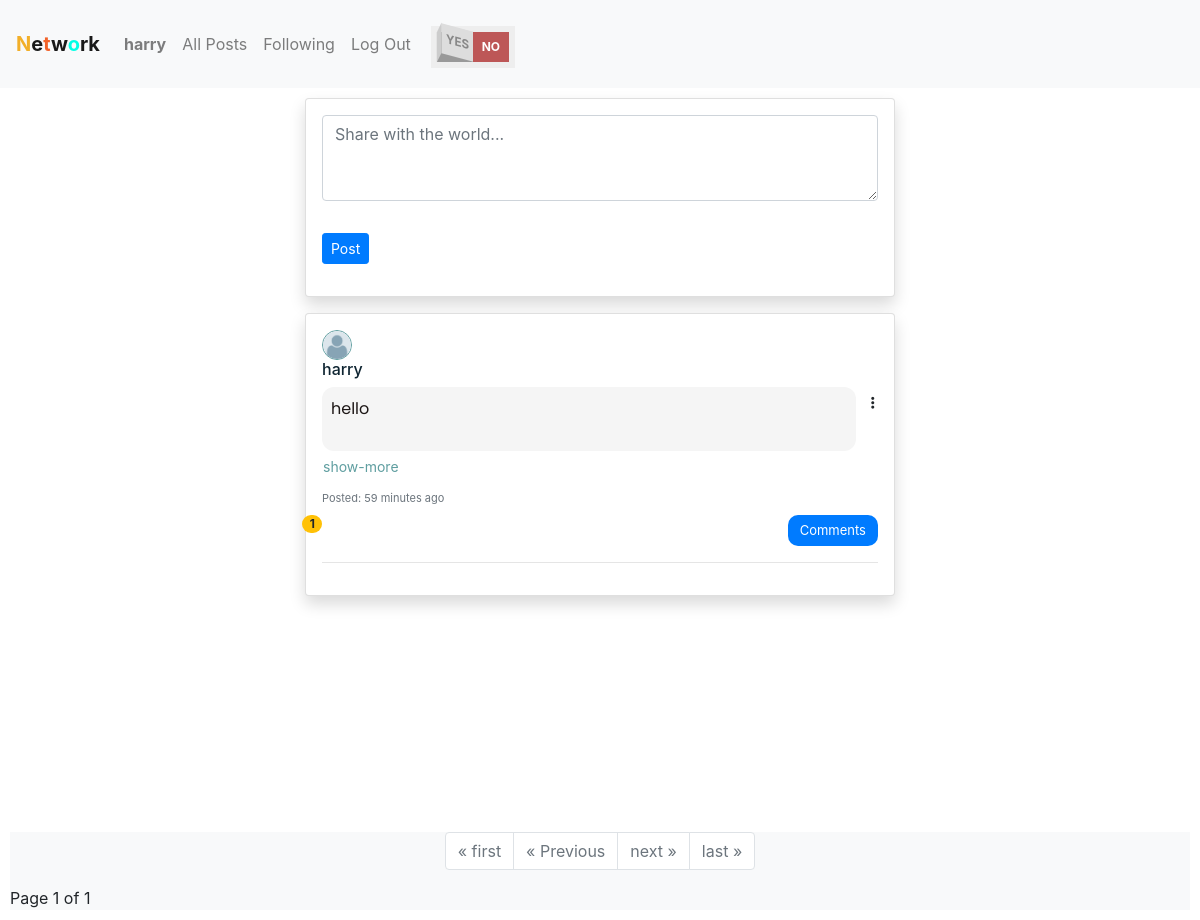
/ (signed in), run on the app's committed database.
### network/models.py (models this page shows, shortened)
class User(AbstractUser):
    pass

class Post(models.Model):
    user = models.ForeignKey(User, on_delete=models.CASCADE, related_name="posts")
    content = models.TextField(max_length=1000, blank=True)
    date = models.DateTimeField(auto_now_add=True, blank=True, null=False)
    liked_by = models.ManyToManyField(User, related_name="liked_posts", blank=True)

class UserProfile(models.Model):
    user = models.OneToOneField(User, on_delete=models.CASCADE, related_name="profile")
    name = models.CharField(max_length=100, blank=True, null=True)
    date_of_birth = models.DateField(blank=True, null=True)
    about = models.TextField(max_length=225, blank=True, null=True)
    country = CountryField(blank=True, null=True)
    image = models.ImageField(default='profile_pictures/default-user.png', upload_to='profile_pictures')

### network/views.py (the view)
# urls.py: path("", views.index, name="index"),
def index(request):
    posts = Post.objects.order_by("-date").all()
    paginator = Paginator(posts, 10)
    page_number = request.GET.get('page')
    try:
        page_obj = paginator.get_page(page_number)
    except PageNotAnInteger:
        page_obj = paginator.get_page(1)
    except EmptyPage:
        page_obj = paginator.get_page(paginator.num_pages)
    return render(request, "network/index.html", {
        "post_form": CreatePostForm(),
        "comment_form": CreateCommentForm(auto_id=False),
        "page_obj": page_obj,
        "add_post": True
    })

### network/forms.py
class CreatePostForm(forms.ModelForm):
    content = forms.CharField(label="description", widget=forms.Textarea(attrs={
        'placeholder': _('Share with the world...'),
        'autofocus': 'autofocus',
        'rows':'3',
        'class': 'form-control form',
        'id': 'about-input',
    }))
    class Meta:
        model = Post
        fields = ["content"]

class CreateCommentForm(forms.ModelForm):
    content = forms.CharField(widget=forms.Textarea(attrs={
        'placeholder': _('Write a comment'),
        'rows': '1',
    }))
    class Meta:
        model = Comment
        fields = ["content"]

### network/templates/network/index.html (shortened to what this page needs)
{% extends "network/layout.html" %}
{% load static %}
{% load i18n %}
{% block body %}
   {% if user.is_authenticated and add_post %}
   <div class="card p-3 col-md-6 mx-auto shadow">
    <form action="{% url 'network:new_post_comment' action='post' %}" method="post">
        <div class="form-group">
            {{ post_form.content }}
        </div>
        <input class="btn btn-primary btn-sm mb-3 mt-3" type="submit" value='{% trans "Post" %}'>
    </form>
   </div>
   {% endif %}
   {% for post in page_obj.object_list %}
   <div class="card mb-3 mt-3 p-3 col-md-6 mx-auto shadow">
    {% include "network/posts.html" %}
   </div>
   {% empty %}
   <div class="no-posts">
    {% trans "No posts yet" %}
   </div>
   {% endfor %}
   <footer style="margin-top: 20%;">
    {% include "network/paginator.html" %}
   </footer>
{% endblock %}

### network/templates/network/layout.html (shortened to what this page needs)
{% load static %}
<!DOCTYPE html>
<html lang="en">
    <head>
        <link rel="stylesheet" href="https://stackpath.bootstrapcdn.com/bootstrap/4.4.1/css/bootstrap.min.css">
        <link href="{% static 'network/styles.css' %}" rel="stylesheet">
    </head>
    <body>
        <nav class="navbar navbar-expand-lg navbar-light" style="background-color: #f8f9fa;">
            <a class="navbar-brand" href="{% url 'network:index' %}"><strong><span style="color: rgb(242, 175, 41);">N</span>e<span style="color: rgb(242, 98, 41);">t</span>w<span style="color: rgb(0, 255, 229);">o</span>rk</strong></a>
            <div>
              <ul class="navbar-nav mr-auto">
                {% if user.is_authenticated %}
                    <li class="nav-item">
                        <a class="nav-link" href="{% url 'network:user_profile' user_id=user.id %}"><strong>{{ user.username }}</strong></a>
                    </li>
                {% endif %}
                <li class="nav-item">
                  <a class="nav-link" href="{% url 'network:index' %}">All Posts</a>
                </li>
                {% if user.is_authenticated %}
                    <li class="nav-item">
                        <a class="nav-link" href="{% url 'network:following' %}">Following</a>
                    </li>
                    <li class="nav-item">
                        <a class="nav-link" href="{% url 'network:logout' %}">Log Out</a>
                    </li>
                {% endif %}
              </ul>
            </div>
            <div class="navbar-nav">
                <label class="rocker rocker-small">
                    <span id="light" class="switch-left">Yes</span>
                    <span id="dark" class="switch-right">No</span>
                </label>
            </div>
        </nav>
        <div class="body">
            {% block body %}
            {% endblock %}
        </div>
    </body>
</html>

### network/templates/network/posts.html (shortened to what this page needs)
{% load i18n %}
<div class="post-comment-element">
    <div class="post" id="post_{{post.id}}">
        <div class="post-user mb-2">
            <a style="text-decoration: none;" href="{% url 'network:user_profile' user_id=post.user.id  %}">
                <img class="round-picture post-profile-picture img" src="{{ post.user.profile.image.url }}" alt="profile picture" title="{{post.user}}">
                <h6 id="user-link"> {{post.user.username}} </h6>
            </a>
        </div>
        {% if user.id == post.user.id %}
        <div class="delete-edit-panel">
            <div class="dropdown" style="float: right;">
                <a class="btn btn-sm icon-button" href="#" role="button" id="dropdown_{{post.id}}" data-toggle="dropdown" aria-haspopup="true" aria-expanded="false">
                    <i class="fas fa-ellipsis-v"></i>
                </a>
            </div>
        </div>
        {% endif %}
        <div class="content post-content">
            <p> {{ post.content }} </p>
        </div>
        <button class="show-more-button btn btn-link btn-sm">show-more</button>
        <div class="post-date text-muted mt-2 mb-2" style="font-size: 11px;">
            {% trans "Posted:" %} {{ post.date|timesince }} {% trans "ago" %}
        </div>
        {% if user.is_authenticated %}
        <div class="like-comment-control mb-3">
            <div class="like-comment">
                <div class="like-container">
                    <span class="like-count badge badge-pill badge-warning"> {{post.liked_by.count }} </span>
                </div>
                <div>
                    <button class="comment-button btn btn-primary" data-toggle="collapse" data-target="#post_{{ post.id }} ~ .comment-section" aria-expanded="false" aria-controls="comment-section">{% trans "Comments" %} </button>
                </div>
            </div>
        </div>
        {% endif %}
    </div>
    <hr>
</div>

### network/static/network/styles.css (style rules this page uses)
.body { padding: 10px; }
.img { width: 30px; height: 30px; border: 1px solid cadetblue; border-radius: 50%; object-fit: cover; }
#user-link { color: #0e2431; transition: ease .3s; }
.post-content { color: #1d1716 ; text-align: left; border-radius: 12px; padding: 9px; background: whitesmoke; line-height: 1.6; width: 96%; font-family: Poppins; }
.post-content { height: 4em; overflow: hidden; }
.show-more-button { cursor: pointer; color: cadetblue; padding-left: 0%; }
.like-comment { display: flex; justify-content: space-between; }
.like-container { position: relative; }
.like-count { position: absolute; top: 0%; right: -30%; }
.delete-edit-panel { position: relative; }
.dropdown { position: absolute; top: 0%; right: -1%; }
.comment-button { border-style: none; border-radius: 10px; font-size: small; }
.rocker { display: inline-block; position: relative; font-size: 2em; font-weight: bold; text-align: center; text-transform: uppercase; color: #888; width: 7em; height: 4em; overflow: hidden; border-bottom: 0.5em solid #eee; }
.rocker-small { font-size: 0.75em; margin: 1em; }
.rocker::before { content: ""; position: absolute; top: 0.5em; left: 0; right: 0; bottom: 0; background-color: #999; border: 0.5em solid #eee; border-bottom: 0; }
.switch-left, .switch-right { cursor: pointer; position: absolute; display: flex; align-items: center; justify-content: center; height: 2.5em; width: 3em; transition: 0.2s; user-select: none; }
.switch-left { height: 2.4em; width: 2.75em; left: 0.85em; bottom: 0.4em; background-color: #ddd; transform: rotate(15deg) skewX(15deg); }
.switch-right { right: 0.5em; bottom: 0; background-color: #bd5757; color: #fff; }
.switch-left::before, .switch-right::before { content: ""; position: absolute; width: 0.4em; height: 2.45em; bottom: -0.45em; background-color: #ccc; transform: skewY(-65deg); }
.switch-left::before { left: -0.4em; }
.switch-right::before { right: -0.375em; background-color: transparent; transform: skewY(65deg); }

### data on the page
User: username "harry"
Post: user.profile.image (placeholder picture), user.username "harry", content "hello", date "59 minutes", liked_by.count "1"

### other printed values
{{ page_obj.number }} "1"
{{ page_obj.paginator.num_pages }} "1"
